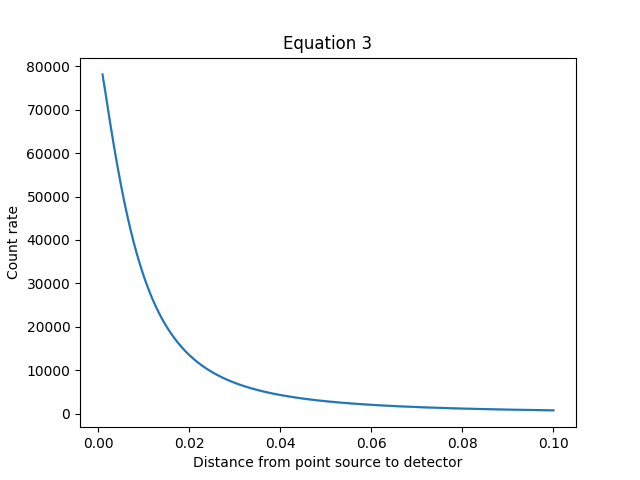

Source code (Python):
import numpy as np
import matplotlib.pyplot as plt
from scipy.ndimage import gaussian_filter1d

N=1000000 # Number of simulated particles for Monte Carlo method
# Limits of the integrals, dimensions in SI units
r1=0.02343/2
L=0.0028
y3b=0.005
y3a=-0.005
z3b=0.005
z3a=-0.005
y3=np.random.uniform(y3a, y3b, N)
z3=np.random.uniform(z3a, z3b, N)
x1b=L
x1a=0
x1=np.random.uniform(x1a, x1b, N)
y1b=r1
y1a=-r1
y1=np.random.uniform(y1a, y1b, N)
z1b=np.sqrt(r1**2-y1**2)
z1a=-np.sqrt(r1**2-y1**2)
z1=np.random.uniform(z1a, z1b, N)
C=1000000 # Activity of source set as 1M Bq
# Computing the integral
def equation3(x2):
    def integral(z3, y3, z1, y1, x1):
        I=C/(np.pi*r1**2*L)
        theta2=(x2+x1)/((x2+x1)**2+(y3-y1)**2+(z3-z1)**2)**1.5/(4*np.pi)
        P=I*theta2
        return P
    y=integral(z3, y3, z1, y1, x1)   
    y_mean=(y.sum())/len(y)
    domain=0.01**2*np.pi*r1**2*L
    integ=domain*y_mean    
    return integ

x2 = np.linspace(0.001, 0.1, num=1000, endpoint = True)


y=np.array([])
for n in range (0, len(x2)):
    y=np.append(y, equation3(x2[n]))
errors = np.sqrt(y)

plt.figure(dpi=1200)
plt.plot(x2, y)
plt.xlabel("Distance from point source to detector")
plt.ylabel("Count rate")
plt.title("Equation 3")

upper = gaussian_filter1d(y + errors, sigma = 3)
lower = gaussian_filter1d(y - errors, sigma = 3)
plt.fill_between(x2, upper, lower, color = "blue", alpha = 0.2)
plt.savefig('Equation 3.png')
plt.show()
